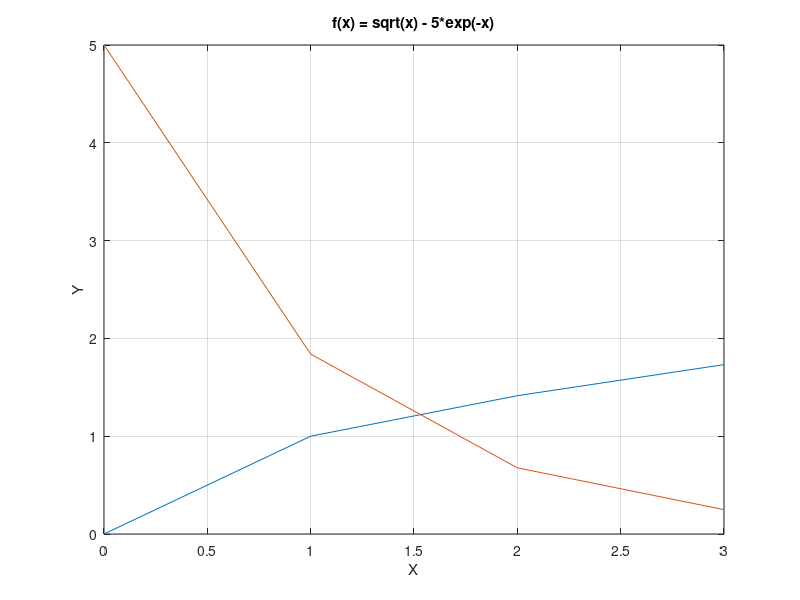

Reproduce this figure in MATLAB.
clear
x = [0: 3];
y = sqrt(x);
y2 = 5*exp(-x);
plot(x,y, x,y2);
grid;
xlabel('X');
ylabel('Y');
title('f(x) = sqrt(x) - 5*exp(-x)');
